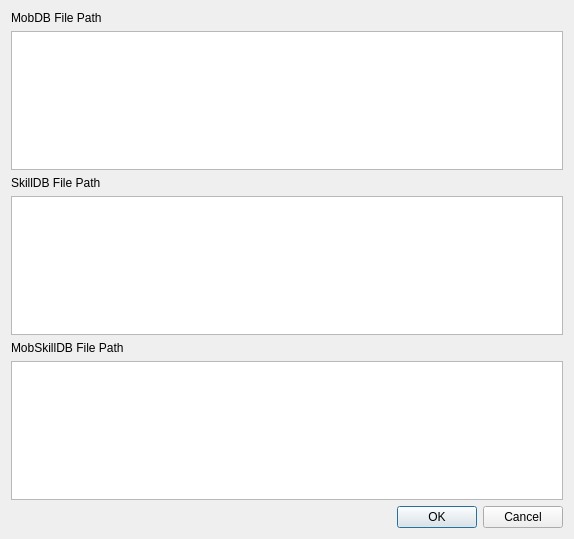
<?xml version="1.0" encoding="UTF-8"?>
<ui version="4.0">
 <class>Dialog</class>
 <widget class="QDialog" name="Dialog">
  <property name="geometry">
   <rect>
    <x>0</x>
    <y>0</y>
    <width>574</width>
    <height>539</height>
   </rect>
  </property>
  <property name="windowTitle">
   <string>Dialog</string>
  </property>
  <layout class="QVBoxLayout" name="verticalLayout">
   <item>
    <widget class="QLabel" name="label">
     <property name="text">
      <string>MobDB File Path</string>
     </property>
    </widget>
   </item>
   <item>
    <widget class="QListView" name="listView_MobDB"/>
   </item>
   <item>
    <widget class="QLabel" name="label_2">
     <property name="text">
      <string>SkillDB File Path</string>
     </property>
    </widget>
   </item>
   <item>
    <widget class="QListView" name="listView_SkillDB"/>
   </item>
   <item>
    <widget class="QLabel" name="label_3">
     <property name="text">
      <string>MobSkillDB File Path</string>
     </property>
    </widget>
   </item>
   <item>
    <widget class="QListView" name="listView_MobSkillDB"/>
   </item>
   <item>
    <widget class="QDialogButtonBox" name="buttonBox">
     <property name="orientation">
      <enum>Qt::Horizontal</enum>
     </property>
     <property name="standardButtons">
      <set>QDialogButtonBox::Cancel|QDialogButtonBox::Ok</set>
     </property>
    </widget>
   </item>
  </layout>
 </widget>
 <resources/>
 <connections>
  <connection>
   <sender>buttonBox</sender>
   <signal>accepted()</signal>
   <receiver>Dialog</receiver>
   <slot>accept()</slot>
   <hints>
    <hint type="sourcelabel">
     <x>248</x>
     <y>254</y>
    </hint>
    <hint type="destinationlabel">
     <x>157</x>
     <y>274</y>
    </hint>
   </hints>
  </connection>
  <connection>
   <sender>buttonBox</sender>
   <signal>rejected()</signal>
   <receiver>Dialog</receiver>
   <slot>reject()</slot>
   <hints>
    <hint type="sourcelabel">
     <x>316</x>
     <y>260</y>
    </hint>
    <hint type="destinationlabel">
     <x>286</x>
     <y>274</y>
    </hint>
   </hints>
  </connection>
 </connections>
</ui>
